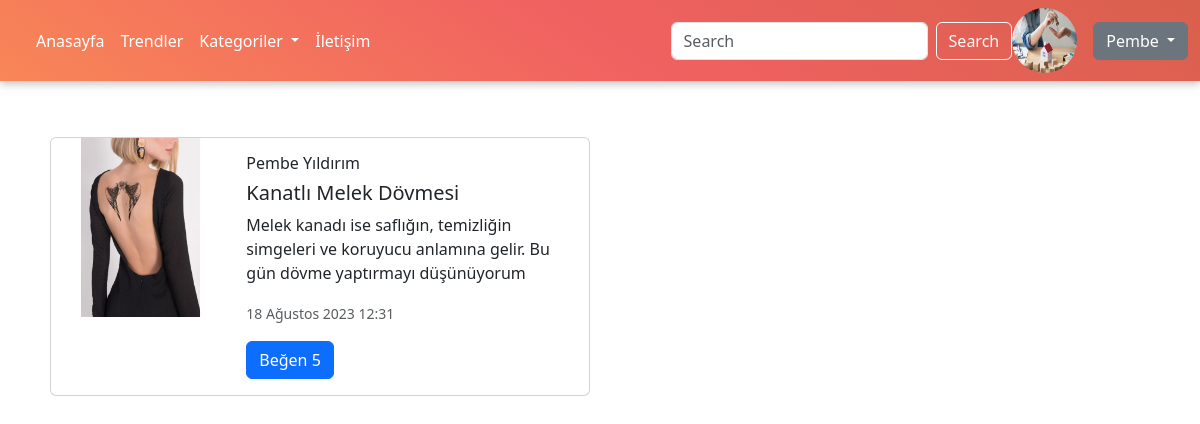
The app's page /trend/ (signed in) with its own data.
### appMy/models.py (models this page shows, shortened)
class Profil(models.Model):
    user = models.ForeignKey(User, verbose_name=("Kullanıcı"), on_delete=models.CASCADE,null=True,blank=True)
    profil_img = models.ImageField(("Profil fotoğrafı"), upload_to=None, height_field=None, width_field=None, max_length=None,null=True,blank=True)
    user = models.OneToOneField(User, on_delete=models.CASCADE,null=True)

class Post(models.Model):
    user = models.ForeignKey(User, verbose_name=("Kullanıcı"), on_delete=models.CASCADE,null=True,blank=True)
    title = models.CharField(("Post baslik"), max_length=50)
    postText = models.TextField(("Post içerik"))
    postImg = models.ImageField(("Ürün Görseli"), upload_to=None, height_field=None, width_field=None, max_length=None,null=True,blank=True)
    postTime = models.DateTimeField(verbose_name='Oluşturma Zamanı', auto_now=False, auto_now_add=True,null=True,blank=True)
    postCategory = models.ForeignKey(Category, verbose_name=("Kategory"), on_delete=models.CASCADE,null=True,blank=True)
    likes = models.ManyToManyField(User, related_name=("liked_posts"),blank=True)
    likes_count = models.PositiveIntegerField(default=0)

### appMy/views.py (the view)
# urls.py: path('trend/',trends,name='trend')
def trends (request):
    trend_post = Post.objects.filter(likes_count__gte=5).order_by('-likes_count')
    context={
        'trend_post':trend_post
    }
    return render (request,'trends.html',context)

### appMy/templates/trends.html (shortened to what this page needs)
{% extends 'base.html' %}
{% load static %}
{% block body %}
      <section class="mt-5 post">
        <div class="container">
            <div class="p-2 row">
                <div class="col-lg-8">
                    {% for i in trend_post %}
                    <div class="card mb-3" style="max-width: 540px;">
                      <div class="row g-0">
                        <div class="col-md-4">
                              <a href="/detay/{{i.id}}/" style="text-decoration: none;">
                              <img src="{{i.postImg.url}}" class="img-fluid rounded-start" alt="...">
                            </a>
                            </div>
                            <div class="col-md-8">
                              <div class="card-body">
                                <h6>{{i.user.first_name}} {{i.user.last_name}}</h6>
                                <h5 class="card-title">{{i.title}}</h5>
                                <p class="card-text">{{i.postText}}</p>
                                <p class="card-text"><small class="text-body-secondary">{{i.postTime}}</small></p>
                                <form action="{% url 'like' i.id %}" method="POST">
                                  <button type="submit" class="btn btn-primary">Beğen
                                    <span>{{i.likes_count}}</span>
                                  </button>
                                </form>
                              </div>
                            </div>
                          </div>
                      </div>
                      {% endfor %}
                </div>
            </div>
        </div>
      </section>
{% endblock body %}

### appMy/templates/_header/_header.html (shortened to what this page needs)
{% load static %}
<nav class="navbar navbar-expand-lg">
    <div class="container-fluid">
      <div class="collapse navbar-collapse" id="navbarSupportedContent">
        <ul class="navbar-nav me-auto mb-2 mb-lg-0">
          <li class="nav-item">
            <a class="nav-link" aria-current="page" href="/">Anasayfa</a>
          </li>
          <li class="nav-item">
            <a class="nav-link" href="/trend/">Trendler</a>
          </li>
          <li class="nav-item dropdown">
            <a class="nav-link dropdown-toggle" href="#" role="button" data-bs-toggle="dropdown" aria-expanded="false">
              Kategoriler
            </a>
          </li>
          <li class="nav-item">
            <a class="nav-link disabled" aria-disabled="true">İletişim</a>
          </li>
        </ul>
        <form class="d-flex" role="search" method="GET" action="{% url 'anasayfa' %}">
          <input class="form-control me-2" name="q" type="search" placeholder="Search" aria-label="Search">
          <button class="btn btn-outline-light" type="submit">Search</button>
        </form>
          {% if request.user.is_authenticated %}
          <img class="rounded-circle shadow-1-strong me-3"
          src="{{request.user.profil.profil_img.url}}" alt="avatar" width="65"
          height="65" />
          <div class="dropdown">
            <button class="btn btn-secondary dropdown-toggle" type="button" data-bs-toggle="dropdown" aria-expanded="false">
              {{request.user}}
            </button>
          </div>
          {% endif %}
          </div>
        </div>
  </nav>

### appMy/static/css/style.css (style rules this page uses)
nav { background: linear-gradient(34deg, #F88657,#F06161,#D9604C); box-shadow: rgba(0, 0, 0, 0.24) 0px 3px 8px; }
.nav-link,.navbar-brand { color: white!important; }

### records on screen
Post: postImg (picture), user.first_name "Pembe", user.last_name "Yıldırım", title "Kanatlı Melek Dövmesi", postText "Melek kanadı ise saflığın, temizliğin simgeleri ve koruyucu anlamına gelir. Bu gün dövme yaptırmayı düşünüyorum", postTime "18 Ağustos 2023 12:31", likes_count "5"

### other values on screen
{{ request.user }} "Pembe"
